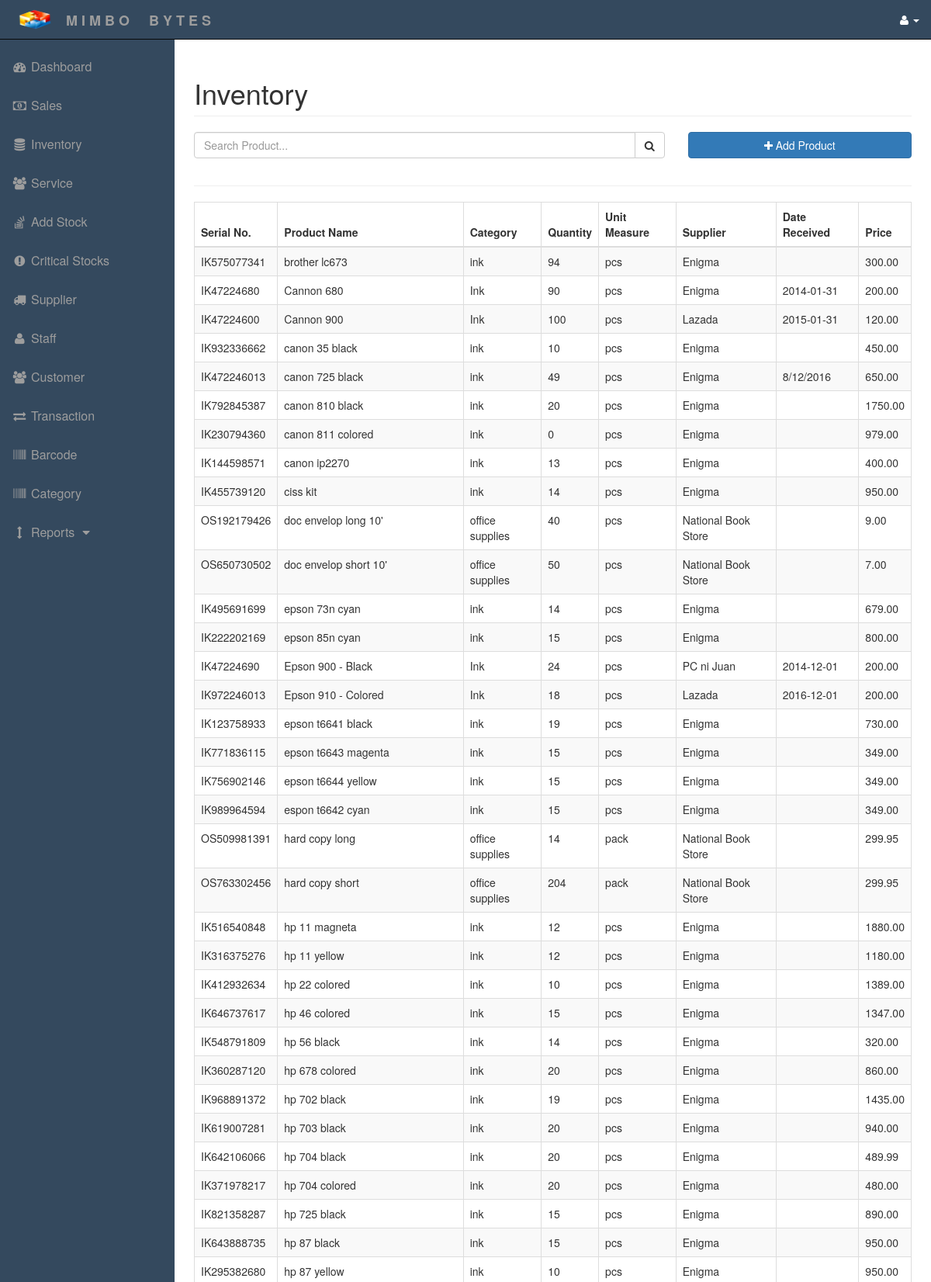
Screenshot of /inventorystaff.php (upper part) with the database file from the repository.
### tables this page shows
CREATE TABLE IF NOT EXISTS `product_tbl` (
`Product_ID` int(20) NOT NULL,
  `Serial_number` varchar(50) NOT NULL,
  `Product_Name` varchar(50) NOT NULL,
  `Category` varchar(50) NOT NULL,
  `Supplier` varchar(30) NOT NULL,
  `Critical` int(11) NOT NULL,
  `Quantity` int(10) NOT NULL,
  `UM` varchar(10) NOT NULL,
  `Arival_Date` varchar(20) NOT NULL,
  `selling_price` decimal(11,2) NOT NULL,
  `itemflag` int(1) NOT NULL
);

### include/function.php (called while the page is built, shortened)
<?php
    class Itemdata {
        function getitems(){
           $q = "select * from product_tbl where itemflag = '0' order by Product_Name asc";
            $result = mysql_query($q);
            return $result;
        }
    }
?>

### inventorystaff.php (the view, shortened to what this page needs)
<?php include('include/header.php'); ?>
<?php include('include/sidebar.php'); ?>
<?php
    include('include/function.php');
     $dataitem = new Itemdata();
?>
        <div id="page-wrapper">
            <div class="container-fluid">
                <div class="row">
                    <div class="col-lg-12">
                        <h1 class="page-header">
                            Inventory
                        </h1>
                    </div>
                </div>
                <div class="row">
                    <div class="col-lg-12">
						<div class="row">
							<div class="col-lg-8">
								<div class="form-group input-group">
									<input type="text" class="form-control" placeholder="Search Product...">
									<span class="input-group-btn"><button class="btn btn-default" type="button"><i class="fa fa-search"></i></button></span>
								</div>
							</div>
							<div class="col-lg-4">
								<button type="button"  class="btn btn-primary btn-block" data-toggle="modal" data-target="#myModal"><i class="fa fa-plus" aria-hidden="true"></i> Add Product </button>
							</div>
						</div>
						<hr>
                        <div class="table-responsive">
                            <table class="table table-bordered table-hover table-striped">
                                <thead>
									<tr>
										<th> Serial No. </th>
										<th> Product Name </th>
										<th> Category </th>
										<th> Quantity </th>
										<th> Unit Measure </th>
										<th> Supplier </th>
										<th> Date Received </th>
                                        <th>Price</th>
									</tr>
								</thead>
                                <tbody>
                                <?php $item = $dataitem->getitems(); ?>
                                        <?php while($row = mysql_fetch_array($item)): ?>
                                    <tr>
                                    <form method="post" action="">
                                        <td><?=$row['Serial_number']?></td>
                                        <td><?=$row['Product_Name']?></td>
                                        <td><?=$row['Category']?></td>
                                        <td><?=$row['Quantity']?></td>
                                        <td><?=$row['UM']?></td>
                                        <td><?=$row['Supplier']?></td>
                                        <td><?=$row['Arival_Date']?></td>
                                        <td><?=$row['selling_price']?></td>
                                    </form>
                                    </tr>
                                <?php endwhile; ?>
                                </tbody>
                            </table>
                        </div>
                    </div>
                </div>
            </div>
        </div>
    <?php include('include/footer.php'); ?>

### css/sb-admin.css (style rules this page uses)
body { margin-top: 100px; background-color: #FFF; }
@media (min-width:768px) { body { margin-top: 50px; } }
#page-wrapper { width: 100%; padding: 0; background-color: #FFF; }
@media (min-width:768px) { #page-wrapper { padding: 10px; } }

### rows the page displays
product_tbl: Serial_number "IK575077341", Product_Name "brother lc673", Category "ink", Quantity "94", UM "pcs", Supplier "Enigma", selling_price "300.00"
product_tbl: Serial_number "IK47224680", Product_Name "Cannon 680", Category "Ink", Quantity "90", UM "pcs", Supplier "Enigma", Arival_Date "2014-01-31", selling_price "200.00"
product_tbl: Serial_number "IK47224600", Product_Name "Cannon 900", Category "Ink", Quantity "100", UM "pcs", Supplier "Lazada", Arival_Date "2015-01-31", selling_price "120.00"
product_tbl: Serial_number "IK932336662", Product_Name "canon 35 black", Category "ink", Quantity "10", UM "pcs", Supplier "Enigma", selling_price "450.00"
product_tbl: Serial_number "IK472246013", Product_Name "canon 725 black", Category "ink", Quantity "49", UM "pcs", Supplier "Enigma", Arival_Date "8/12/2016", selling_price "650.00"
product_tbl: Serial_number "IK792845387", Product_Name "canon 810 black", Category "ink", Quantity "20", UM "pcs", Supplier "Enigma", selling_price "1750.00"
product_tbl: Serial_number "IK230794360", Product_Name "canon 811 colored", Category "ink", Quantity "0", UM "pcs", Supplier "Enigma", selling_price "979.00"
product_tbl: Serial_number "IK144598571", Product_Name "canon ip2270", Category "ink", Quantity "13", UM "pcs", Supplier "Enigma", selling_price "400.00"
product_tbl: Serial_number "IK455739120", Product_Name "ciss kit", Category "ink", Quantity "14", UM "pcs", Supplier "Enigma", selling_price "950.00"
product_tbl: Serial_number "OS192179426", Product_Name "doc envelop long 10'", Category "office supplies", Quantity "40", UM "pcs", Supplier "National Book Store", selling_price "9.00"
product_tbl: Serial_number "OS650730502", Product_Name "doc envelop short 10'", Category "office supplies", Quantity "50", UM "pcs", Supplier "National Book Store", selling_price "7.00"
product_tbl: Serial_number "IK495691699", Product_Name "epson 73n cyan", Category "ink", Quantity "14", UM "pcs", Supplier "Enigma", selling_price "679.00"
product_tbl: Serial_number "IK222202169", Product_Name "epson 85n cyan", Category "ink", Quantity "15", UM "pcs", Supplier "Enigma", selling_price "800.00"
product_tbl: Serial_number "IK47224690", Product_Name "Epson 900 - Black", Category "Ink", Quantity "24", UM "pcs", Supplier "PC ni Juan", Arival_Date "2014-12-01", selling_price "200.00"
product_tbl: Serial_number "IK972246013", Product_Name "Epson 910 - Colored", Category "Ink", Quantity "18", UM "pcs", Supplier "Lazada", Arival_Date "2016-12-01", selling_price "200.00"
product_tbl: Serial_number "IK123758933", Product_Name "epson t6641 black", Category "ink", Quantity "19", UM "pcs", Supplier "Enigma", selling_price "730.00"
product_tbl: Serial_number "IK771836115", Product_Name "epson t6643 magenta", Category "ink", Quantity "15", UM "pcs", Supplier "Enigma", selling_price "349.00"
product_tbl: Serial_number "IK756902146", Product_Name "epson t6644 yellow", Category "ink", Quantity "15", UM "pcs", Supplier "Enigma", selling_price "349.00"
product_tbl: Serial_number "IK989964594", Product_Name "espon t6642 cyan", Category "ink", Quantity "15", UM "pcs", Supplier "Enigma", selling_price "349.00"
product_tbl: Serial_number "OS509981391", Product_Name "hard copy long", Category "office supplies", Quantity "14", UM "pack", Supplier "National Book Store", selling_price "299.95"
product_tbl: Serial_number "OS763302456", Product_Name "hard copy short", Category "office supplies", Quantity "204", UM "pack", Supplier "National Book Store", selling_price "299.95"
product_tbl: Serial_number "IK516540848", Product_Name "hp 11 magneta", Category "ink", Quantity "12", UM "pcs", Supplier "Enigma", selling_price "1880.00"
product_tbl: Serial_number "IK316375276", Product_Name "hp 11 yellow", Category "ink", Quantity "12", UM "pcs", Supplier "Enigma", selling_price "1180.00"
product_tbl: Serial_number "IK412932634", Product_Name "hp 22 colored", Category "ink", Quantity "10", UM "pcs", Supplier "Enigma", selling_price "1389.00"
product_tbl: Serial_number "IK646737617", Product_Name "hp 46 colored", Category "ink", Quantity "15", UM "pcs", Supplier "Enigma", selling_price "1347.00"
product_tbl: Serial_number "IK548791809", Product_Name "hp 56 black", Category "ink", Quantity "14", UM "pcs", Supplier "Enigma", selling_price "320.00"
product_tbl: Serial_number "IK360287120", Product_Name "hp 678 colored", Category "ink", Quantity "20", UM "pcs", Supplier "Enigma", selling_price "860.00"
product_tbl: Serial_number "IK968891372", Product_Name "hp 702 black", Category "ink", Quantity "19", UM "pcs", Supplier "Enigma", selling_price "1435.00"
product_tbl: Serial_number "IK619007281", Product_Name "hp 703 black", Category "ink", Quantity "20", UM "pcs", Supplier "Enigma", selling_price "940.00"
product_tbl: Serial_number "IK642106066", Product_Name "hp 704 black", Category "ink", Quantity "20", UM "pcs", Supplier "Enigma", selling_price "489.99"
product_tbl: Serial_number "IK371978217", Product_Name "hp 704 colored", Category "ink", Quantity "20", UM "pcs", Supplier "Enigma", selling_price "480.00"
product_tbl: Serial_number "IK821358287", Product_Name "hp 725 black", Category "ink", Quantity "15", UM "pcs", Supplier "Enigma", selling_price "890.00"
product_tbl: Serial_number "IK643888735", Product_Name "hp 87 black", Category "ink", Quantity "15", UM "pcs", Supplier "Enigma", selling_price "950.00"
product_tbl: Serial_number "IK295382680", Product_Name "hp 87 yellow", Category "ink", Quantity "10", UM "pcs", Supplier "Enigma", selling_price "950.00"
